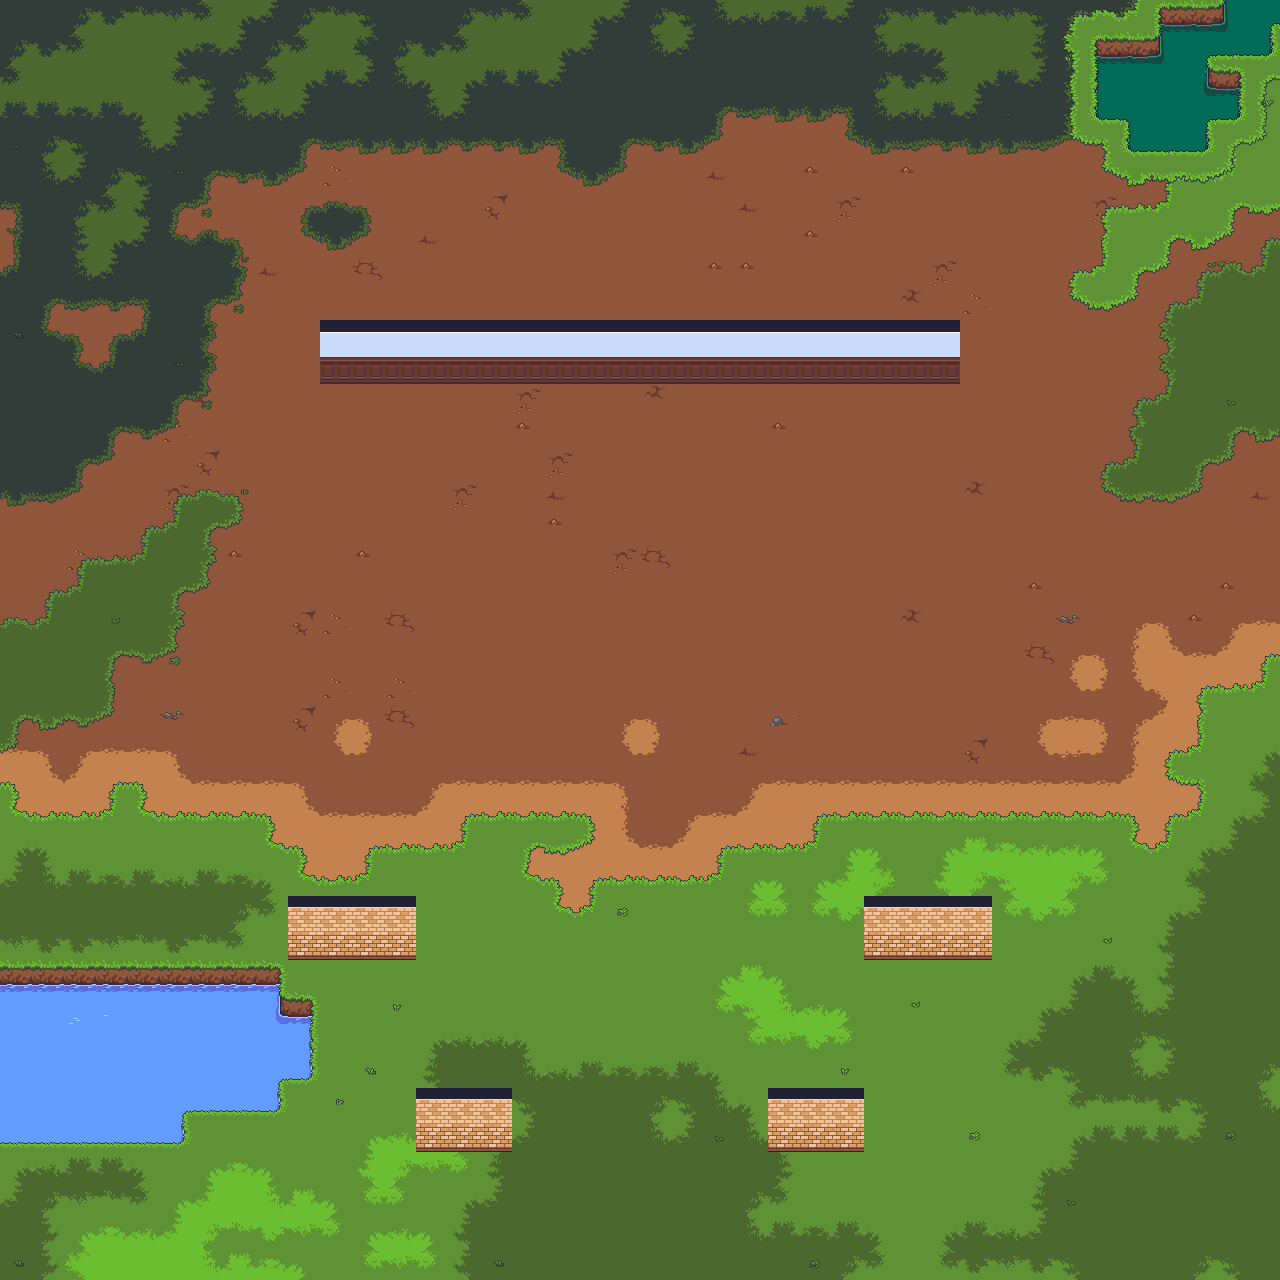

A level layout from a 2D game, rendered from its tile map. Below: a short description, then the map file with tile-grid data replaced by summaries:
An orthogonal 40x40 tile map with 32x32 px tiles, 5 tile layers (terrain, terrain2, floor, wall, ...), 4 tilesets.

<map version="1.5" tiledversion="1.7.2" orientation="orthogonal" renderorder="right-down" width="40" height="40" tilewidth="32" tileheight="32" infinite="0" nextlayerid="6" nextobjectid="1">
 <tileset firstgid="1" source="../../../../tilesets/gather_terrains_3.x.tsx" />
 <tileset firstgid="7841" source="../../../../tilesets/Walls/allwall.tsx" />
 <tileset firstgid="9665" source="../../../../tilesets/Walls/toppers.tsx" />
 <tileset firstgid="10889" source="../../../../tilesets/Walls/walltexture.tsx" />
 <layer id="1" name="terrain" width="40" height="40">
  <data>[1600 cells, 1600 non-empty, 90 distinct tile ids]</data>
 </layer>
 <layer id="5" name="terrain2" width="40" height="40">
  <data>[1600 cells, 357 non-empty, 76 distinct tile ids]</data>
 </layer>
 <layer id="3" name="floor" width="40" height="40">
  <data>[1600 cells, 0 non-empty, 0 distinct tile ids]</data>
 </layer>
 <layer id="2" name="wall" width="40" height="40">
  <data>[1600 cells, 168 non-empty, 29 distinct tile ids]</data>
 </layer>
 <layer id="4" name="wall outline" width="40" height="40">
  <data>[1600 cells, 8 non-empty, 4 distinct tile ids]</data>
 </layer>
</map>
